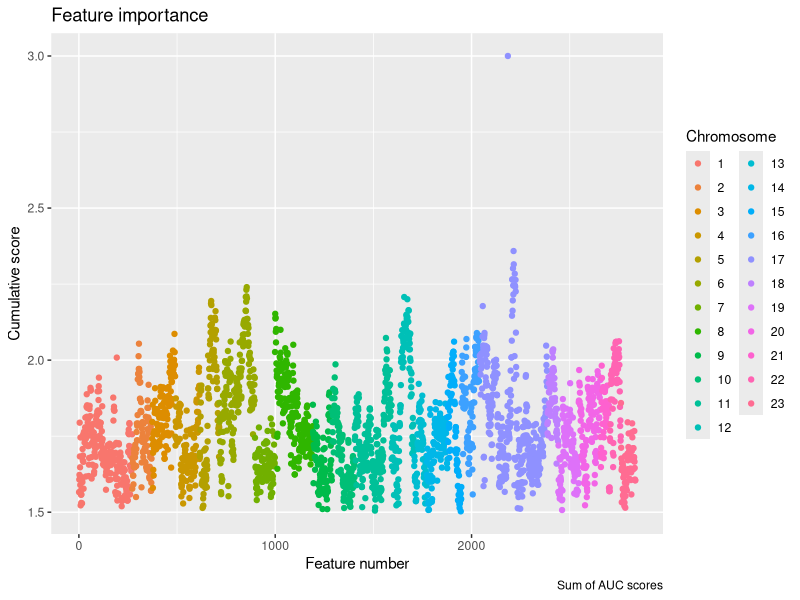
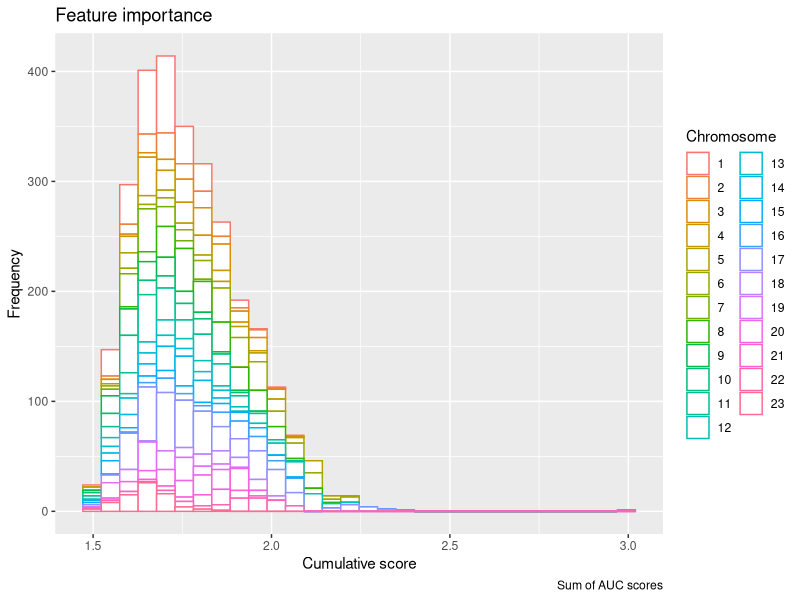
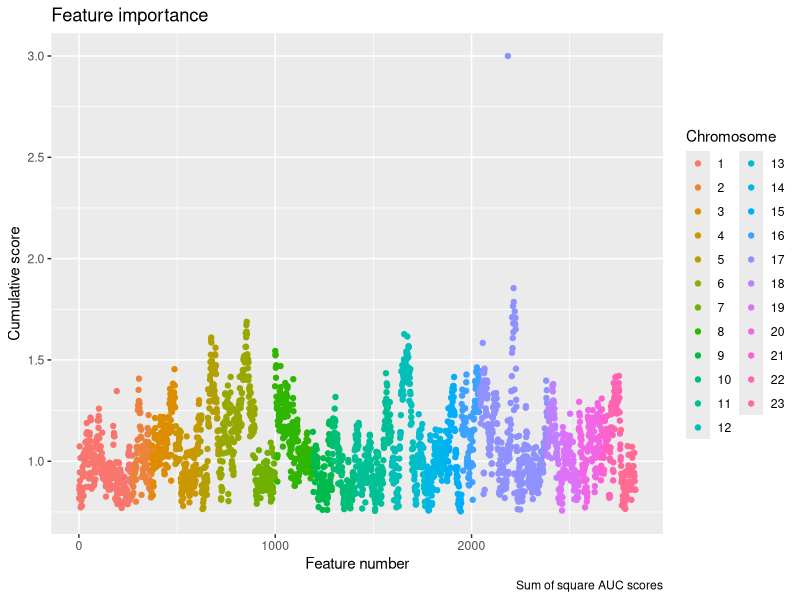
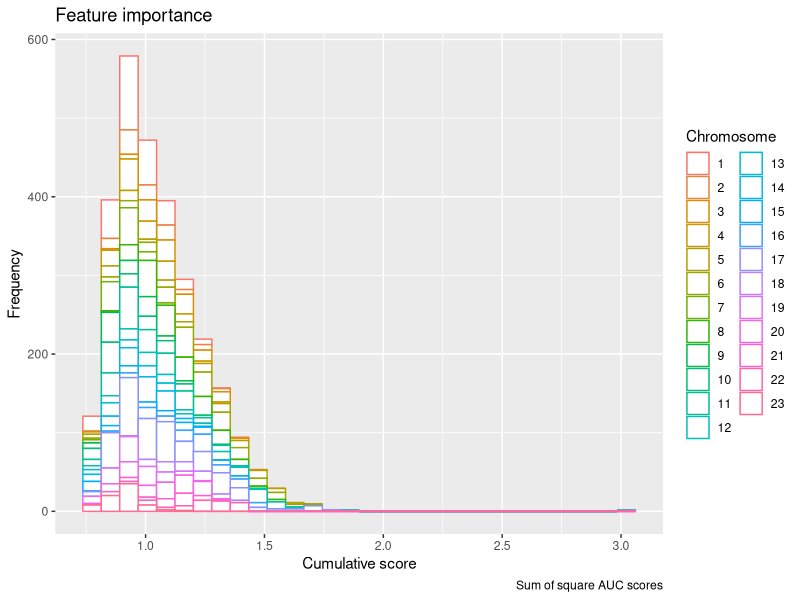
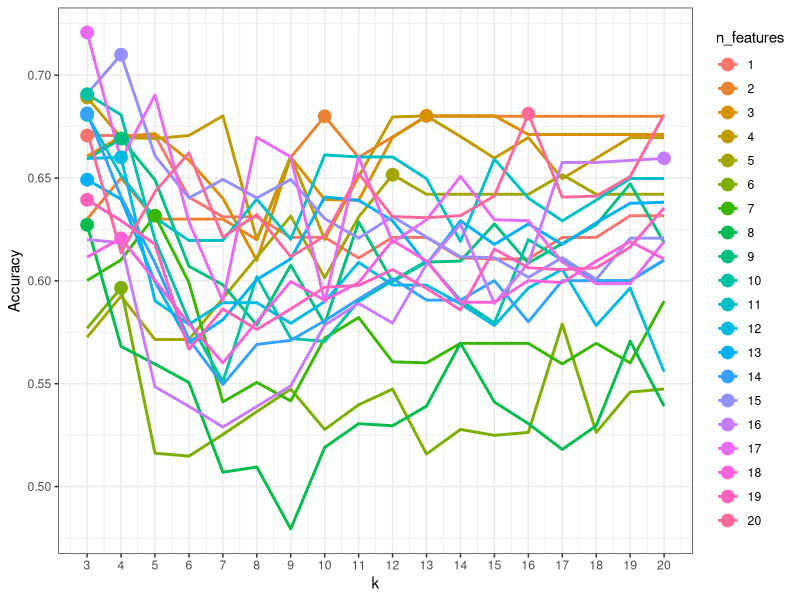

R code for these plots, in order:
## ---- chunk 1
library("tidyverse")
library("caret")
## ---- chunk 2
train_data_array_input <- as.tibble(read.table(file = "data/Train_call.txt", header = T, sep = "\t"))

target_data_array <- read_tsv(file = "data/Train_clinical.txt")

Instances <- colnames(train_data_array_input)[-c(1:4)]

feature_information <- as_tibble(t(train_data_array_input[,1:4]))
names(feature_information) <- paste(train_data_array_input$Chromosome, ".", as.character(1:dim(train_data_array_input)[1]), sep = "")

DNA_region_information <- c("Chromosome", "Start", "End", "Nclone")
rownames(feature_information) <- DNA_region_information

## ---- chunk 3
train_data_array <- as_tibble(t(subset(train_data_array_input, select = -c(Chromosome:Nclone))))
names(train_data_array) <- colnames(feature_information)
train_data_array <-  train_data_array %>% add_column(Instances, .before = "1.1")
## ---- chunk 4
train_data_array <- train_data_array %>% add_column(target_data_array$Subgroup, .before = "1.1")
train_data_array <- train_data_array %>% rename(Target = "target_data_array$Subgroup")

## ---- chunk 5
train_x <- select(train_data_array, -Target)
train_y <- select(train_data_array, -c(3:dim(train_data_array)[2]))

train_x_df <- as.data.frame(select(train_data_array, -c(Instances, Target)))
rownames(train_x_df) <- Instances

train_y_df <- as.data.frame(select(train_data_array, -c(3:dim(train_data_array)[2], Instances)))
rownames(train_y_df) <- Instances

train_y_df_factor <- as.factor(train_y_df$Target)

## ---- chunk 6
rocVarImp <- filterVarImp(train_x_df, train_y_df_factor)
rocVarImp$Sum <- apply(rocVarImp, 1, sum)
rocVarImp$SSQ <- apply(rocVarImp[1:3], 1, function(x){sum(x^2)})
## ---- chunk 7
auc_scores_per_chromosome <- ggplot(data = rocVarImp, mapping = aes(1:2834, rocVarImp[,4], color = as.factor(train_data_array_input$Chromosome))) +
  geom_point() +
  labs(title = "Feature importance",
       caption = "Sum of AUC scores",
       x = "Feature number",
       y = "Cumulative score")
auc_scores_per_chromosome <- auc_scores_per_chromosome + guides(color=guide_legend(title = "Chromosome"))
auc_scores_per_chromosome 
## ---- chunk 8
auc_scores_histogram <- ggplot(data = rocVarImp, mapping = aes(rocVarImp[,4], color = as.factor(train_data_array_input$Chromosome))) +
  geom_histogram(bins = 30, fill = "white") +
  labs(title = "Feature importance",
       caption = "Sum of AUC scores",
       x = "Cumulative score",
       y = "Frequency")
auc_scores_histogram <- auc_scores_histogram + guides(color=guide_legend(title = "Chromosome"))
auc_scores_histogram 
## ---- chunk 9
auc_scores_per_chromosome <- ggplot(data = rocVarImp, mapping = aes(1:2834, rocVarImp[,5], color = as.factor(train_data_array_input$Chromosome))) +
  geom_point() +
  labs(title = "Feature importance",
       caption = "Sum of square AUC scores",
       x = "Feature number",
       y = "Cumulative score")
auc_scores_per_chromosome <- auc_scores_per_chromosome + guides(color=guide_legend(title = "Chromosome"))
auc_scores_per_chromosome 
## ---- chunk 10
auc_scores_histogram <- ggplot(data = rocVarImp, mapping = aes(rocVarImp[,5], color = as.factor(train_data_array_input$Chromosome))) +
  geom_histogram(bins = 30, fill = "white") +
  labs(title = "Feature importance",
       caption = "Sum of square AUC scores",
       x = "Cumulative score",
       y = "Frequency")
auc_scores_histogram <- auc_scores_histogram + guides(color=guide_legend(title = "Chromosome"))
auc_scores_histogram 
## ---- chunk 11
rocVarImp_descending_sum <- rocVarImp[order(rocVarImp$Sum, decreasing = T),]
rocVarImp_descending_ssq <- rocVarImp[order(rocVarImp$SSQ, decreasing = T),]
## ---- chunk 12
set.seed(100)
n_features <- 20
tmp_feature_columns <- c(seq(1,n_features), "Target")
kNN_models <- vector(mode = "list", length = n_features)
control <- trainControl(method = "cv", number = 5)
metric <- "Accuracy"
k_grid_search <- seq(3,20)
grid_knn <- expand.grid(k=k_grid_search)


for(i in 1:n_features){
  tmp_feature_columns[i] <- rownames(rocVarImp_descending_ssq)[i]
  fit.knn <- train(Target~., 
                   data=train_data_array[,tmp_feature_columns[c(1:i,length(tmp_feature_columns))]], 
                   method="knn", metric=metric, 
                   trControl=control, 
                   tuneGrid = grid_knn)
  kNN_models[[i]] <- fit.knn
}
## ---- chunk 13
kNN_models[[1]]$results$n_features <- 1
performance_knn <- kNN_models[[1]]$results

best_knn_models <- kNN_models[[1]]$results[order(kNN_models[[1]]$results$Accuracy, decreasing = T),][1,]

for(i in 2:n_features){
  kNN_models[[i]]$results$n_features <- i
  performance_knn <- rbind(performance_knn, kNN_models[[i]]$results)
  tmp_best_model <- kNN_models[[i]]$results[order(kNN_models[[i]]$results$Accuracy, 
                                                  decreasing = T),][1,]
  best_knn_models <- rbind(best_knn_models, tmp_best_model)
}


performance_knn$n_features <- as.factor(performance_knn$n_features)
best_knn_models$n_features <- as.factor(best_knn_models$n_features)

ggplot(data = performance_knn, 
       mapping = aes(x = k, y = Accuracy, color = n_features)) +
  geom_line(size = 1) +
  scale_x_continuous(breaks = k_grid_search) +
  theme_bw() +
  geom_point(data = best_knn_models, 
             mapping = aes(x = k, y = Accuracy, color = n_features), 
             size = 4)

